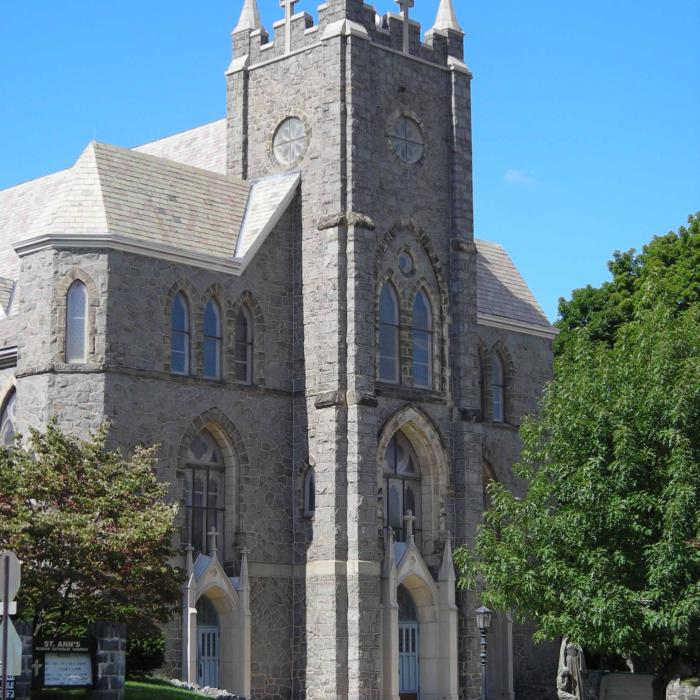
#> input picture targetImages/sun_aesdwymqhhiewhyo.jpg, 700 x 700 px; its folder holds only this picture in this run
$ jupyter execute drawMemorabilityRanking.ipynb
#> lines starting #> are read from the running program, lines starting #| are printed output that depends on the picture
[cell 1]
import pandas as pd
import matplotlib.pyplot as plt
import os
from PIL import Image, ImageEnhance

# File path for the CSV file containing hit rate scores
csv_file = 'hit_rate_scores.csv'

# Directory containing the images
image_dir = os.path.join('..', '..', 'targetImages')

# Function to process the CSV file and plot the corresponding images
def process_csv_and_plot_images(csv_file, image_dir):
    # Read the CSV file
#> called with csv_file = 'hit_rate_scores.csv', image_dir = '../../targetImages'
    csv_file_path = os.path.join('..', '..', csv_file)
    df = pd.read_csv(csv_file_path)
#> (reads hit_rate_scores.csv from the repository)

    # Remove 'targetImages\\' and convert hit rate scores to float
    df['Image'] = df['Image'].str.replace('targetImages\\', '')
    df['Hit Rate'] = df['Hit Rate'].str.rstrip('%').astype(float)

    # Sort images based on hit rate score in descending order
    df_sorted = df.sort_values(by='Hit Rate', ascending=False)

    # Calculate the number of images and set up the figure with a fixed number of columns
    num_images = len(df_sorted)
    cols = 6
    rows = (num_images + cols - 1) // cols  # Calculate the number of rows required

    # Set up the figure and axis with specified spacing between subplots
    fig, axes = plt.subplots(rows, cols, figsize=(15, 2 * rows))  # Adjusted the height of the plot
    fig.subplots_adjust(hspace=0.1, wspace=0.05, top=0.95)  # Adjust these values as needed

    # Loop through each image path and plot the images
    for ax, (_, row) in zip(axes.flatten(), df_sorted.iterrows()):
        full_image_path = os.path.join(image_dir, row['Image'])
        score = row['Hit Rate']
        if os.path.isfile(full_image_path):
            # Load the image
            img = Image.open(full_image_path).convert('RGBA')

            # Create a dark overlay
            overlay = Image.new('RGBA', img.size, (0, 0, 0, 128))  # The last value is the alpha channel (transparency)

            # Blend the overlay with the image
            img_with_shadow = Image.alpha_composite(img, overlay)
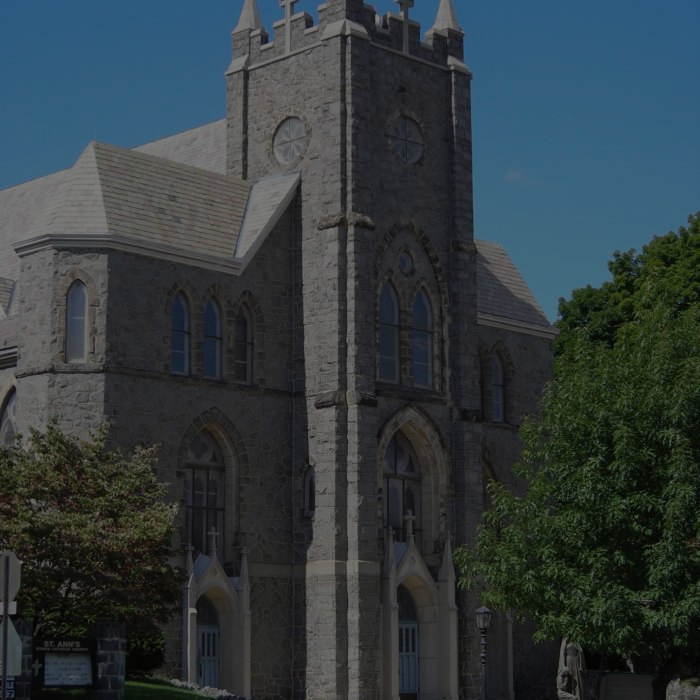
#> img_with_shadow: PIL image 700x700 RGBA; mean R, G, B, A 49.7, 59.8, 63.5, 255

            # Assign the final image with shadow to 'img' variable
            img = img_with_shadow

            ax.imshow(img)
            ax.text(0.5, 0.5, f'{score:.2f}%', transform=ax.transAxes, color='white', fontsize=15, verticalalignment='center', horizontalalignment='center')
        else:
            ax.text(0.5, 0.5, 'Image not found', horizontalalignment='center', verticalalignment='center', fontsize=12)
        ax.axis('off')  # Hide the axis

    # Add a title to the plot
    plt.suptitle('Images Sorted by Memorability Score', fontsize=16, y=0.99)

    # Save the plot to a file
    plt.savefig('memorabilityRankings.png', bbox_inches='tight')
    plt.show()

# Process and plot images from the hit_rate_scores.csv file
process_csv_and_plot_images(csv_file, image_dir)
